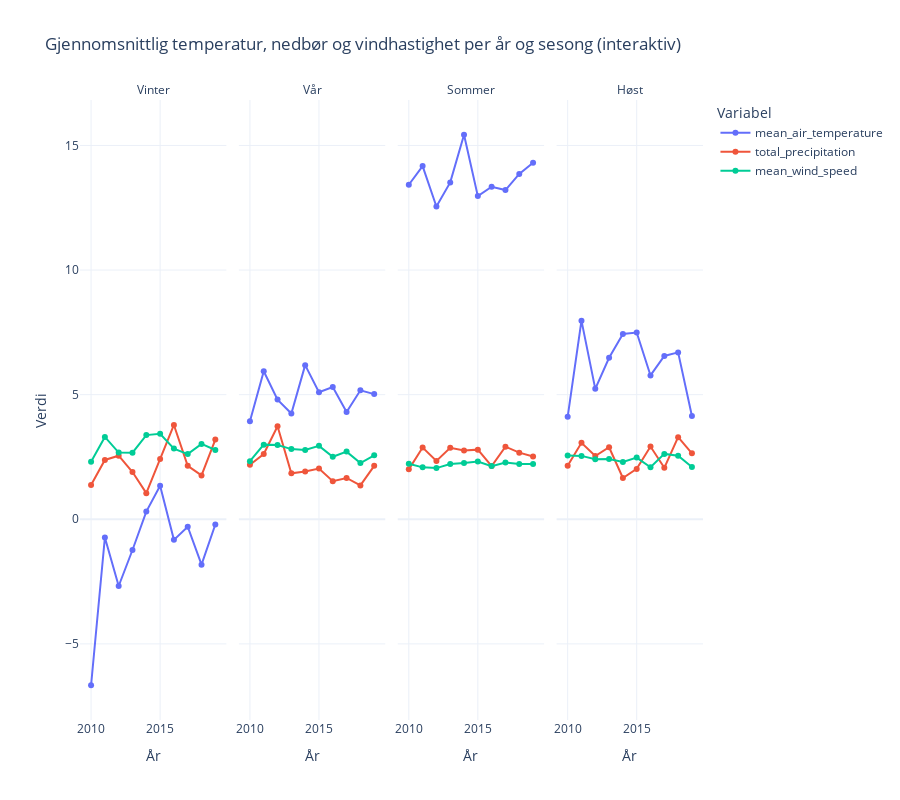

Notebook source saved alongside this figure:
### Markdown cell above
### Interaktiv visualisering av luftkvalitetsdata

På samme måte gir denne interaktive visualiseringen en mer engasjerende måte å forstå luftkvalitetsdataene på. Dynamiske visualiseringer gjør komplekse data enklere å forstå og utforske for sluttbrukere.

### Code cell
from data_visualizations.frost_visualization.frost_interactive_visualization import vis_vaerdata_per_sesong
db_data_path = os.path.join(project_root_dir, "data", "clean", "frost.db")
vis_vaerdata_per_sesong(db_data_path)

### Figure 1 — Plotly figure (JSON) as saved in the notebook; plotly's stock layout.template omitted (floating-point values rounded to 4 significant figures)
{"data": [{"hovertemplate": "Variable=mean_air_temperature<br>season=Vinter<br>År=%{x}<br>Verdi=%{y}<extra></extra>", "legendgroup": "mean_air_temperature", "line": {"color": "#636efa", "dash": "solid"}, "marker": {"symbol": "circle"}, "mode": "lines+markers", "name": "mean_air_temperature", "orientation": "v", "showlegend": true, "type": "scatter", "x": [2010, 2011, 2012, 2013, 2014, 2015, 2016, 2017, 2018, 2019], "xaxis": "x", "y": [-6.66, -0.73, -2.677, -1.233, 0.3089, 1.348, -0.8264, -0.2978, -1.822, -0.2112], "yaxis": "y"}, {"hovertemplate": "Variable=total_precipitation<br>season=Vinter<br>År=%{x}<br>Verdi=%{y}<extra></extra>", "legendgroup": "total_precipitation", "line": {"color": "#EF553B", "dash": "solid"}, "marker": {"symbol": "circle"}, "mode": "lines+markers", "name": "total_precipitation", "orientation": "v", "showlegend": true, "type": "scatter", "x": [2010, 2011, 2012, 2013, 2014, 2015, 2016, 2017, 2018, 2019], "xaxis": "x", "y": [1.374, 2.38, 2.552, 1.898, 1.049, 2.418, 3.784, 2.148, 1.76, 3.199], "yaxis": "y"}, {"hovertemplate": "Variable=mean_wind_speed<br>season=Vinter<br>År=%{x}<br>Verdi=%{y}<extra></extra>", "legendgroup": "mean_wind_speed", "line": {"color": "#00cc96", "dash": "solid"}, "marker": {"symbol": "circle"}, "mode": "lines+markers", "name": "mean_wind_speed", "orientation": "v", "showlegend": true, "type": "scatter", "x": [2010, 2011, 2012, 2013, 2014, 2015, 2016, 2017, 2018, 2019], "xaxis": "x", "y": [2.304, 3.303, 2.676, 2.671, 3.378, 3.433, 2.836, 2.614, 3.024, 2.779], "yaxis": "y"}, {"hovertemplate": "Variable=mean_air_temperature<br>season=Vår<br>År=%{x}<br>Verdi=%{y}<extra></extra>", "legendgroup": "mean_air_temperature", "line": {"color": "#636efa", "dash": "solid"}, "marker": {"symbol": "circle"}, "mode": "lines+markers", "name": "mean_air_temperature", "orientation": "v", "showlegend": false, "type": "scatter", "x": [2010, 2011, 2012, 2013, 2014, 2015, 2016, 2017, 2018, 2019], "xaxis": "x2", "y": [3.934, 5.94, 4.801, 4.242, 6.185, 5.098, 5.304, 4.301, 5.174, 5.022], "yaxis": "y2"}, {"hovertemplate": "Variable=total_precipitation<br>season=Vår<br>År=%{x}<br>Verdi=%{y}<extra></extra>", "legendgroup": "total_precipitation", "line": {"color": "#EF553B", "dash": "solid"}, "marker": {"symbol": "circle"}, "mode": "lines+markers", "name": "total_precipitation", "orientation": "v", "showlegend": false, "type": "scatter", "x": [2010, 2011, 2012, 2013, 2014, 2015, 2016, 2017, 2018, 2019], "xaxis": "x2", "y": [2.186, 2.618, 3.733, 1.845, 1.92, 2.034, 1.528, 1.658, 1.359, 2.146], "yaxis": "y2"}, {"hovertemplate": "Variable=mean_wind_speed<br>season=Vår<br>År=%{x}<br>Verdi=%{y}<extra></extra>", "legendgroup": "mean_wind_speed", "line": {"color": "#00cc96", "dash": "solid"}, "marker": {"symbol": "circle"}, "mode": "lines+markers", "name": "mean_wind_speed", "orientation": "v", "showlegend": false, "type": "scatter", "x": [2010, 2011, 2012, 2013, 2014, 2015, 2016, 2017, 2018, 2019], "xaxis": "x2", "y": [2.329, 2.995, 2.976, 2.816, 2.777, 2.946, 2.507, 2.715, 2.253, 2.565], "yaxis": "y2"}, {"hovertemplate": "Variable=mean_air_temperature<br>season=Sommer<br>År=%{x}<br>Verdi=%{y}<extra></extra>", "legendgroup": "mean_air_temperature", "line": {"color": "#636efa", "dash": "solid"}, "marker": {"symbol": "circle"}, "mode": "lines+markers", "name": "mean_air_temperature", "orientation": "v", "showlegend": false, "type": "scatter", "x": [2010, 2011, 2012, 2013, 2014, 2015, 2016, 2017, 2018, 2019], "xaxis": "x3", "y": [13.42, 14.17, 12.55, 13.52, 15.43, 12.97, 13.34, 13.21, 13.86, 14.31], "yaxis": "y3"}, {"hovertemplate": "Variable=total_precipitation<br>season=Sommer<br>År=%{x}<br>Verdi=%{y}<extra></extra>", "legendgroup": "total_precipitation", "line": {"color": "#EF553B", "dash": "solid"}, "marker": {"symbol": "circle"}, "mode": "lines+markers", "name": "total_precipitation", "orientation": "v", "showlegend": false, "type": "scatter", "x": [2010, 2011, 2012, 2013, 2014, 2015, 2016, 2017, 2018, 2019], "xaxis": "x3", "y": [2.003, 2.88, 2.34, 2.87, 2.759, 2.795, 2.134, 2.912, 2.673, 2.517], "yaxis": "y3"}, {"hovertemplate": "Variable=mean_wind_speed<br>season=Sommer<br>År=%{x}<br>Verdi=%{y}<extra></extra>", "legendgroup": "mean_wind_speed", "line": {"color": "#00cc96", "dash": "solid"}, "marker": {"symbol": "circle"}, "mode": "lines+markers", "name": "mean_wind_speed", "orientation": "v", "showlegend": false, "type": "scatter", "x": [2010, 2011, 2012, 2013, 2014, 2015, 2016, 2017, 2018, 2019], "xaxis": "x3", "y": [2.232, 2.083, 2.053, 2.22, 2.258, 2.317, 2.134, 2.28, 2.221, 2.213], "yaxis": "y3"}, {"hovertemplate": "Variable=mean_air_temperature<br>season=Høst<br>År=%{x}<br>Verdi=%{y}<extra></extra>", "legendgroup": "mean_air_temperature", "line": {"color": "#636efa", "dash": "solid"}, "marker": {"symbol": "circle"}, "mode": "lines+markers", "name": "mean_air_temperature", "orientation": "v", "showlegend": false, "type": "scatter", "x": [2010, 2011, 2012, 2013, 2014, 2015, 2016, 2017, 2018, 2019], "xaxis": "x4", "y": [4.111, 7.969, 5.234, 6.481, 7.435, 7.492, 5.771, 6.553, 6.697, 4.141], "yaxis": "y4"}, {"hovertemplate": "Variable=total_precipitation<br>season=Høst<br>År=%{x}<br>Verdi=%{y}<extra></extra>", "legendgroup": "total_precipitation", "line": {"color": "#EF553B", "dash": "solid"}, "marker": {"symbol": "circle"}, "mode": "lines+markers", "name": "total_precipitation", "orientation": "v", "showlegend": false, "type": "scatter", "x": [2010, 2011, 2012, 2013, 2014, 2015, 2016, 2017, 2018, 2019], "xaxis": "x4", "y": [2.145, 3.068, 2.535, 2.89, 1.657, 2.022, 2.92, 2.065, 3.295, 2.645], "yaxis": "y4"}, {"hovertemplate": "Variable=mean_wind_speed<br>season=Høst<br>År=%{x}<br>Verdi=%{y}<extra></extra>", "legendgroup": "mean_wind_speed", "line": {"color": "#00cc96", "dash": "solid"}, "marker": {"symbol": "circle"}, "mode": "lines+markers", "name": "mean_wind_speed", "orientation": "v", "showlegend": false, "type": "scatter", "x": [2010, 2011, 2012, 2013, 2014, 2015, 2016, 2017, 2018, 2019], "xaxis": "x4", "y": [2.562, 2.543, 2.405, 2.42, 2.297, 2.476, 2.089, 2.623, 2.546, 2.093], "yaxis": "y4"}], "layout": {"annotations": [{"font": {}, "showarrow": false, "text": "Vinter", "x": 0.1175, "xanchor": "center", "xref": "paper", "y": 1, "yanchor": "bottom", "yref": "paper"}, {"font": {}, "showarrow": false, "text": "Vår", "x": 0.3725, "xanchor": "center", "xref": "paper", "y": 1, "yanchor": "bottom", "yref": "paper"}, {"font": {}, "showarrow": false, "text": "Sommer", "x": 0.6275, "xanchor": "center", "xref": "paper", "y": 1, "yanchor": "bottom", "yref": "paper"}, {"font": {}, "showarrow": false, "text": "Høst", "x": 0.8825, "xanchor": "center", "xref": "paper", "y": 1, "yanchor": "bottom", "yref": "paper"}], "height": 800, "hovermode": "x unified", "legend": {"title": {"text": "Variabel"}, "tracegroupgap": 0}, "title": {"text": "Gjennomsnittlig temperatur, nedbør og vindhastighet per år og sesong (interaktiv)"}, "xaxis": {"anchor": "y", "domain": [0, 0.235], "title": {"text": "År"}}, "xaxis2": {"anchor": "y2", "domain": [0.255, 0.49], "matches": "x", "title": {"text": "År"}}, "xaxis3": {"anchor": "y3", "domain": [0.51, 0.745], "matches": "x", "title": {"text": "År"}}, "xaxis4": {"anchor": "y4", "domain": [0.765, 1.0], "matches": "x", "title": {"text": "År"}}, "yaxis": {"anchor": "x", "domain": [0, 1], "title": {"text": "Verdi"}}, "yaxis2": {"anchor": "x2", "domain": [0, 1], "matches": "y", "showticklabels": false}, "yaxis3": {"anchor": "x3", "domain": [0, 1], "matches": "y", "showticklabels": false}, "yaxis4": {"anchor": "x4", "domain": [0, 1], "matches": "y", "showticklabels": false}}}
